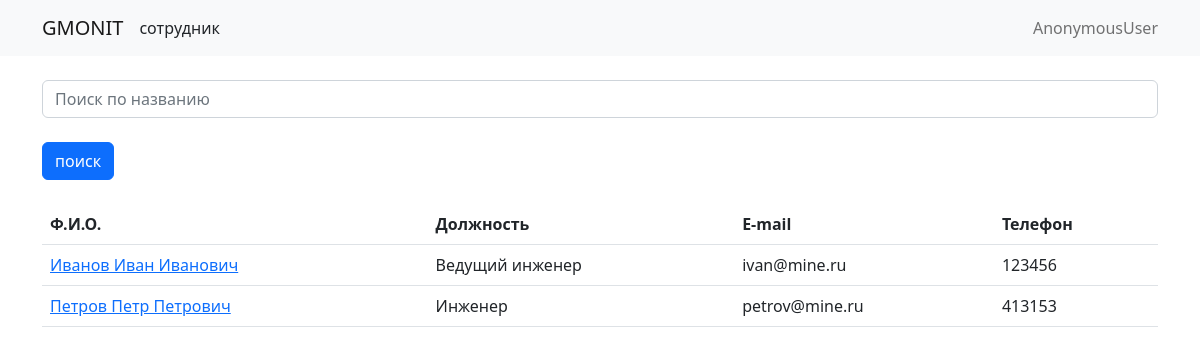
The page / on the database its author committed.
### gmonit/models.py (models this page shows, shortened)
class Worker(models.Model):
    POS_CHOICE = (
        ('EN', 'Инженер'),
        ('E1', 'Инженер 1 катогории'),
        ('E2', 'Инженер 2 категории'),
        ('LE', 'Ведущий инженер'),
        ('BS', 'Начальник отдела'),
        ('HR', 'Специалист отдела кадров'),
        ('BH', 'Специалист бухгалтерии')
    )
    name = models.CharField(max_length=255, verbose_name="Ф.И.О.")
    position = models.CharField(max_length=2, choices=POS_CHOICE, verbose_name="Должность")
    email = models.CharField(max_length=255, verbose_name="E-mail")
    telephone = models.CharField(max_length=255, verbose_name="Телефон")
    class Meta:
        ordering = ['name']

### gmonit/views.py (the view)
# urls.py: path("",index),
def index(request):
    search = request.GET.get('search','')
    worker_list=Worker.objects.all()
    if search:
        worker_list =worker_list.filter(name__icontains=search)
    context = {
        'worker_list':worker_list
    }
    return render(request,'index.html',context)

### gmonit/templates/index.html (shortened to what this page needs)
{% extends "base.html" %}
{% block content%}
<br>
<form>
    <input name="search" class="form-control" placeholder="Поиск по названию" value="{{request.GET.search}}">
    <br>
    <button class="btn btn-primary"> поиск</button>
</form>
<br>
<table class="table table-hover ">
    <thead>
        <tr>
            <th> Ф.И.О. </th>
            <th> Должность </th>
            <th> E-mail </th>
            <th> Телефон </th>
        </tr>
    </thead>
    <tbody>
        {% for work in worker_list%}
        <tr>
            <td><a href="worker/{{work.id}}">{{work.name}}</a></td>
            <td>{{work.get_position_display}}</td>
            <td>{{work.email}}</td>
            <td>{{work.telephone}}</td>
        </tr>
        {%endfor%}
    </tbody>
{%endblock%}

### gmonit/templates/base.html (shortened to what this page needs)
<!DOCTYPE html>
<html>
    <head>
 <link href="https://cdn.jsdelivr.net/npm/bootstrap@5.2.2/dist/css/bootstrap.min.css" rel="stylesheet">
    </head>
    <body>
        <div class="t">
            <nav class="navbar navbar-expand-lg bg-light">
            <div class="container">
                <a class="navbar-brand" href="#"> GMONIT</a>
                <div class="collapse navbar-collapse" id="navbarText">
                <ul class="navbar-nav me-auto mb-2 mb-lg-0">
                   <li> сотрудник</li>
                </ul>
                <span class="navbar-text">
    {{request.user}}
                </span>
                </div>
            </div>
            </nav>
                    <div class="container">
            {% block content %}
            {%endblock %}
        </div>
        </div>
    </body>
</html>

### gmonit/templates/base.html (style rules this page uses)
.t { height:100px; }

### rows shown on the page
Worker: name "Иванов Иван Иванович", position "Ведущий инженер", email "ivan@mine.ru", telephone "123456"
Worker: name "Петров Петр Петрович", position "Инженер", email "petrov@mine.ru", telephone "413153"

### other values the page prints
{{ request.user }} "AnonymousUser"
